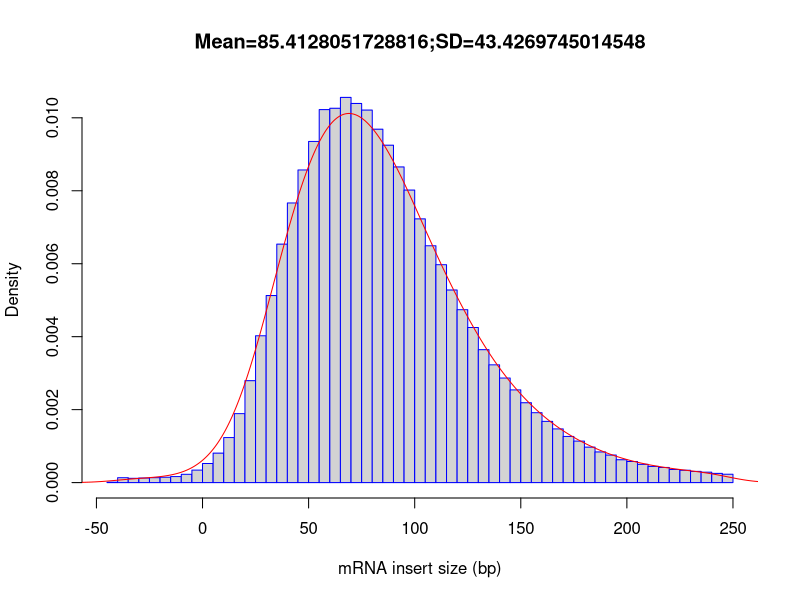

R code for this plot:
out_file = 'inner_distance_output'
pdf('inner_distance_output.inner_distance_plot.pdf')
fragsize=rep(c(-247.5,-242.5,-237.5,-232.5,-227.5,-222.5,-217.5,-212.5,-207.5,-202.5,-197.5,-192.5,-187.5,-182.5,-177.5,-172.5,-167.5,-162.5,-157.5,-152.5,-147.5,-142.5,-137.5,-132.5,-127.5,-122.5,-117.5,-112.5,-107.5,-102.5,-97.5,-92.5,-87.5,-82.5,-77.5,-72.5,-67.5,-62.5,-57.5,-52.5,-47.5,-42.5,-37.5,-32.5,-27.5,-22.5,-17.5,-12.5,-7.5,-2.5,2.5,7.5,12.5,17.5,22.5,27.5,32.5,37.5,42.5,47.5,52.5,57.5,62.5,67.5,72.5,77.5,82.5,87.5,92.5,97.5,102.5,107.5,112.5,117.5,122.5,127.5,132.5,137.5,142.5,147.5,152.5,157.5,162.5,167.5,172.5,177.5,182.5,187.5,192.5,197.5,202.5,207.5,212.5,217.5,222.5,227.5,232.5,237.5,242.5,247.5),times=c(0,0,0,0,0,0,0,0,0,0,0,0,0,0,0,0,0,0,0,0,0,0,0,0,0,0,0,0,0,0,0,0,0,0,0,0,0,0,0,0,0,49,631,549,591,635,692,778,1071,1614,2467,3810,5820,8914,13177,18980,24179,30826,36146,40412,44101,48215,48389,49792,49007,48154,45683,43616,40804,37813,34090,30615,28166,24895,22351,20048,17184,15222,13515,11981,10325,9036,7915,6941,5967,5365,4584,3964,3560,2956,2727,2362,2092,1954,1691,1592,1445,1344,1189,1081))
frag_sd = sd(fragsize)
frag_mean = mean(fragsize)
frag_median = median(fragsize)
write(x=c("Name","Mean","Median","sd"), sep="	", file=stdout(),ncolumns=4)
write(c(out_file,frag_mean,frag_median,frag_sd),sep="	", file=stdout(),ncolumns=4)
hist(fragsize,probability=T,breaks=100,xlab="mRNA insert size (bp)",main=paste(c("Mean=",frag_mean,";","SD=",frag_sd),collapse=""),border="blue")
lines(density(fragsize,bw=10),col='red')
dev.off()